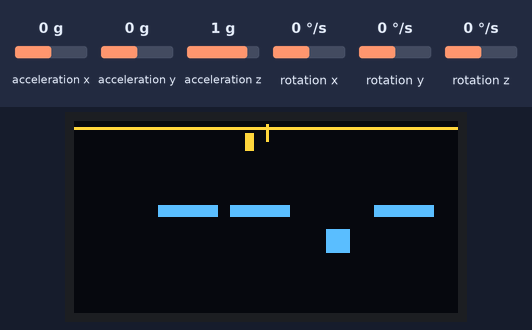
Bench run of a sketch on a simulated Arduino Uno, built with avr-gcc and run on an emulated ATmega328P. On the bench: 128×64 one-colour display. The inputs (shaded band) are chosen by the test bench; at power-on: acceleration x 0 g, acceleration y 0 g, acceleration z 1 g, rotation x 0 °/s, rotation y 0 °/s, rotation z 0 °/s. The OLED is the two-colour kind (top 16 rows yellow).

Above: at 3.5 s.
3.6 s: acceleration x set to -1.4 g
At 4.6 s:
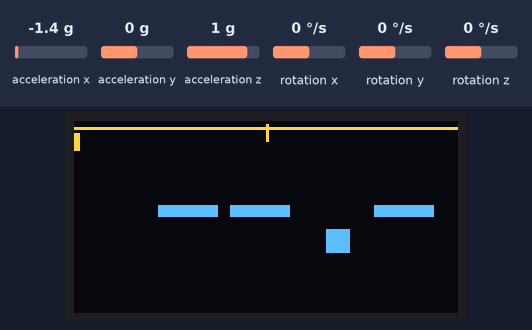
5.3 s: acceleration y set to -1.4 g
At 6.4 s:
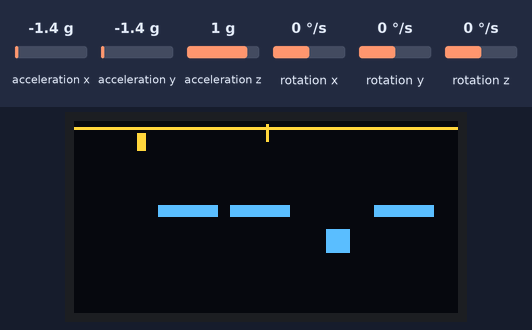
7.0 s: acceleration z set to 0 g
At 8.3 s:
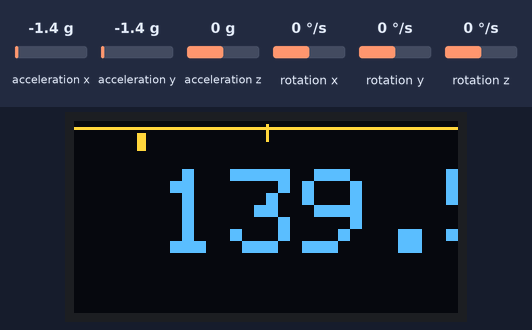
8.8 s: acceleration x set to -0.8 g
At 10.3 s:
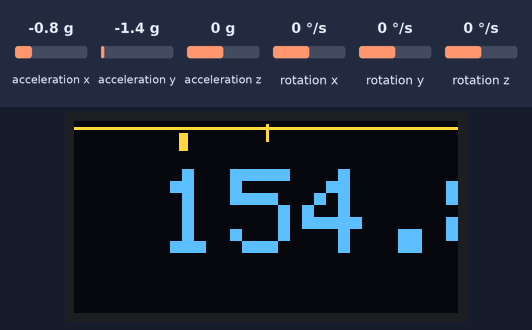
Timing chart, 0 to 11.5 s (numbered marks = the images above; inputs shaded):
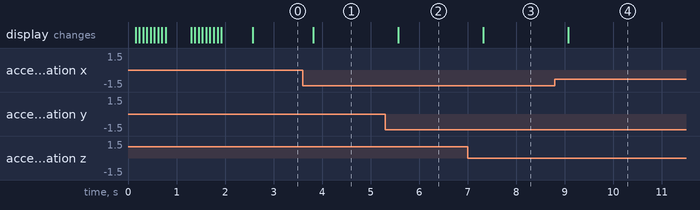

The sketch:

Protractorv3.ino
```cpp
/*
Program wyswietla wartosci kata z akcelerometru na wyswietlaczu OLED w formie tekstu oraz poruszajacych sie linii.

Pozycja linii oraz napisow obliczana jest co okreslona liczbe probek na podstawie sredniej z poprzednich n-odczytow
Mozliwe jest rozszerzenie programu o filtr Kalmana lecz przeszkoda jest wyswietlacz zuzywajacy duzo czasu na rysowanie
co uniemozliwia przecyzyjne filtrowanie gdyż potrzebny jest jak najmniejszy przyrost czasu dt

Wiktor Burdecki
CC-BY 4.0
*/

#include <Wire.h> //biblioteka I2C
#include <Adafruit_GFX.h> //biblioteka do rysownaia ksztaltow
#include <Adafruit_SSD1306.h> //biblioteka do obslugi wyswietlacza(zmodyfikowana na potrzeby podrobki ekranu)
#include <MPU6050.h> //biblioteka do obslugi zyroskopu (https://github.com/jarzebski/Arduino-MPU6050)

#define OLED_RESET 4
Adafruit_SSD1306 display(OLED_RESET);  //deklaracja obiektu wyswietlacza i zyroskopu
MPU6050 mpu;

float pitch=0; //srednie wartosci katow
float roll=0;


float sumPitch=0; //suma do usrednienia
float sumRoll=0;


float onepitch=0; //pojedynczy odczyt z akcelerometru po przeliczeniu na stopnie
float oneroll=0;


float rollOffset=7; // dodajemy offset zeby na rownej powierzchnii otrzmac odczyt 0;0
float pitchOffset=-4.5;

int n=0; //zmienna liczaca probki
int probki=100;  //ilosc probek do obliczenia sredniej, im wiecej tym bardziej wygladzony
                //wynik ale tez opoznione taktowanie wyswietlacza


//////////////////////////konsola startowa////////////////////////
  void startLog(String(text), int linia){
    display.setTextSize(1);
    display.setCursor(1,linia);
    display.print(String(text));
    delay(100);
    for(int n=1;n<3;n++){   //petla dajaca obracajace sie znaki
    display.clearDisplay();
    display.setCursor(1,linia);
    display.print(String(text) + String(" /"));
    display.display();
    delay(50);
    display.clearDisplay();
    display.setCursor(1,linia);
    display.print(String(text) + String(" -"));
    display.display();
    delay(50);
    display.clearDisplay();
    display.setCursor(1,linia);
    display.print(String(text) + String(" \\")); //komplitor traktuje pojedynczy backslash jako znak specjalny, wyrzuca blad
    display.display();
    delay(50);
    display.clearDisplay();
    display.setCursor(1,linia);
    display.print(String(text) + String(" |"));
    display.display();
    delay(50);
    }
    display.clearDisplay();
    display.setCursor(1,linia);
    display.print(String(text) + String(" ok"));
    display.display();
    delay(400);

  }

void setup()   {
  display.begin(SSD1306_SWITCHCAPVCC, 0x3C);  // inicjalizacja ekranu, adres 0x3C = 0x78 bo podrobiony ekran, potrzebna zmodyfikowana biblioteka
  display.clearDisplay(); //domyslnie pokazuje sie splash screen adafruit, czyscimy go nim sie pokaze
  display.setTextWrap(false); //bez zawijania tekstu
  display.setTextColor(WHITE);  //bialy=piksel zapalony
  startLog("ekran",1);  //wiadomosc o pomyslnej inicjalizacji ekranu

  mpu.begin(MPU6050_SCALE_2000DPS, MPU6050_RANGE_2G); //inicjalizalizacja zyroskopu do 2000 stopni/s i do 2g przeciazenia
  startLog("zyroskop",1); //potwierdzenie inicjalizacji zyroskopu

  display.clearDisplay(); //czyscimy konsole


}

////////////////////////////////////////////////////////////////////////////////////
/////////////////////////////glowna petla programu//////////////////////////////////
////////////////////////////////////////////////////////////////////////////////////
void loop() {

  Vector acc = mpu.readNormalizeAccel(); //odczytujemy aktualne wartosci przyspieszenia jako wektor

  //zamiana odczytu z akcelerometru na stopnie
  onepitch = (atan2(acc.XAxis, acc.YAxis)*180.0)/M_PI;
  oneroll = (atan2(acc.ZAxis, sqrt(square(acc.YAxis) + square(acc.XAxis)))*180.0)/M_PI;


  sumPitch=sumPitch+onepitch;  //dodajemy odczyt do sumy
  sumRoll=sumRoll+oneroll;

  n++;

  if(n==probki){
//////////obliczenie sredniej///////////
    pitch=(sumPitch/probki)+pitchOffset; //obliczamy srednia z odczytow
    roll=(sumRoll/probki)+rollOffset;

    n=0;
    sumPitch=0;           //zerujemy sume i zmienna n
    sumRoll=0;

/////////////rysowanie na wyswietlaczu//////////
    display.clearDisplay();
     display.drawFastHLine(0,2,128,WHITE);
    display.drawFastVLine(64,1,6,WHITE);
    display.drawFastVLine((sin(pitch*M_PI/180)*64)+63,4,6,WHITE); //sinus przy malych wartosciach szybciej sie
    display.drawFastVLine((sin(pitch*M_PI/180)*64)+64,4,6,WHITE); // zmienia przez po pozycja kreski bedzie bardziej czytelna
    display.drawFastVLine((sin(pitch*M_PI/180)*64)+65,4,6,WHITE);
    display.setTextSize(4);
    display.setCursor(28,16);

    if(abs(roll)<10){  //jezeli urzadzenie jest pochylone w osi Y (ekran nie jest pionowo) nie wyświetla wyniku
    display.print(abs(pitch),1);
    }

    else{
        display.print("--.-");
        }
      display.display();

  }
 }
```

Measured:
- after the input at 3.6 s, the display: changes after 0.22 s (image 1)
- after the input at 5.3 s, the display: changes after 0.27 s (image 2)
- after the input at 7.0 s, the display: changes after 0.32 s (image 3)
- after the input at 8.8 s, the display: changes after 0.27 s (image 4)
